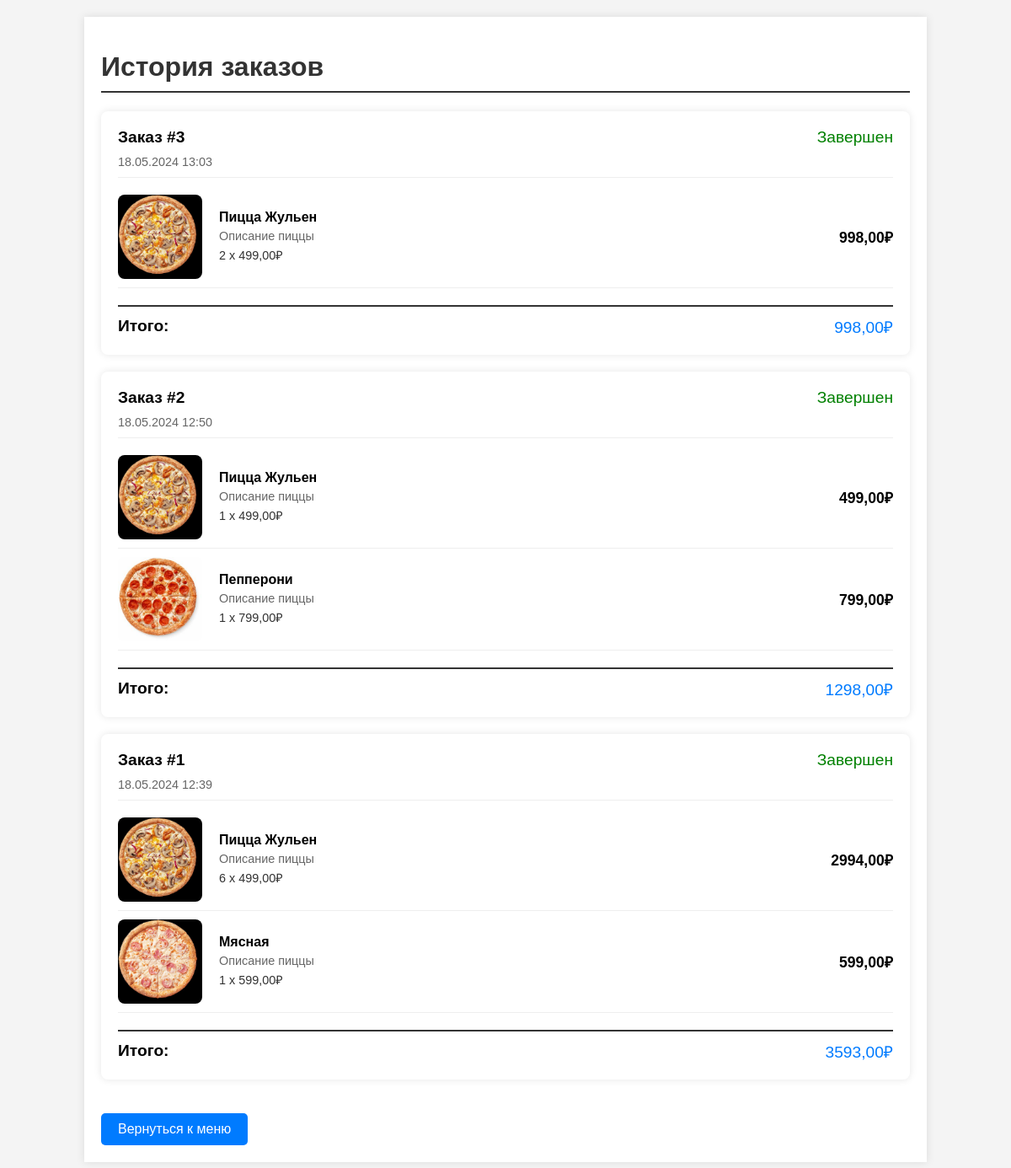
The app's page /order_history/ (signed in) with its own data.
### main/models.py (models this page shows, shortened)
class Order(models.Model):
    user = models.ForeignKey(User, on_delete=models.CASCADE)
    created_at = models.DateTimeField(auto_now_add=True)
    def get_total_cost(self):
        return sum(item.get_total_price for item in self.orderitem_set.all())

class Pizza(models.Model):
    name = models.CharField(max_length=100, verbose_name='Название')
    image = models.ImageField(upload_to='pizza_images', verbose_name='Изображение')
    price = models.DecimalField(max_digits=6, decimal_places=2, verbose_name='Цена')
    description = models.TextField(verbose_name='Описание', default='Описание пиццы')
    ingredients = models.ManyToManyField('Ingredient', blank=True, verbose_name='Ингредиенты')
    class Meta:
        verbose_name = 'Пицца'
        verbose_name_plural = 'Пиццы'

### main/views.py (the view)
# urls.py: path('order_history/', views.order_history, name='order_history'),
@login_required
def order_history(request):
    orders = Order.objects.filter(user=request.user).order_by('-created_at')
    order_data = []
    for order in orders:
        items = order.orderitem_set.all()
        item_list = []
        for item in items:
            item_list.append({
                'pizza_name': item.pizza.name,
                'description': item.pizza.description,
                'image_url': item.pizza.image.url,  # Исправлено для получения URL изображения
                'quantity': item.quantity,
                'price': item.pizza.price,
                'total_price': item.quantity * item.pizza.price
            })
        order_data.append({
            'id': order.id,
            'created_at': order.created_at,
            'items': item_list,
            'total_cost': order.get_total_cost()
        })
    context = {'orders': order_data}
    return render(request, 'main/order_history.html', context)

### main/models.py (called while the page is built)
    @property
    def get_total_price(self):
        return self.quantity * self.pizza.price

### main/templates/main/order_history.html (shortened to what this page needs)
{% load static %}
<!DOCTYPE html>
<html lang="ru">
<head>
    <link rel="stylesheet" href="{% static 'main/css/order_history.css' %}">
</head>
<body>
    <div class="container">
        <header>
            <h1>История заказов</h1>
        </header>
        <main>
            {% for order in orders %}
                <div class="order-card">
                    <div class="order-header">
                        <span class="order-id">Заказ #{{ order.id }}</span>
                        <span class="order-status">Завершен</span>
                    </div>
                    <div class="order-date">
                        {{ order.created_at|date:"d.m.Y H:i" }}
                    </div>
                    <div class="order-details">
                        {% for item in order.items %}
                            <div class="order-item">
                                <img src="{{ item.image_url }}" alt="{{ item.pizza_name }}">
                                <div class="item-info">
                                    <div class="item-name">{{ item.pizza_name }}</div>
                                    <div class="item-description">{{ item.description }}</div>
                                    <div class="item-quantity-price">{{ item.quantity }} x {{ item.price }}₽</div>
                                </div>
                                <div class="item-total-price">{{ item.total_price }}₽</div>
                            </div>
                        {% endfor %}
                    </div>
                    <div class="order-total">
                        <span class="total-label">Итого:</span>
                        <span class="total-price">{{ order.total_cost|floatformat:2 }}₽</span>
                    </div>
                </div>
            {% endfor %}
        </main>
        <footer>
            <a href="{% url 'pizza_list' %}" class="back-to-menu">Вернуться к меню</a>
        </footer>
    </div>
</body>
</html>

### main/static/main/css/order_history.css (style rules this page uses)
body { font-family: Arial, sans-serif; background-color: #f4f4f4; margin: 0; padding: 0; }
.container { width: 80%; margin: 20px auto; background: white; padding: 20px; box-shadow: 0 0 10px rgba(0, 0, 0, 0.1); }
h1 { color: #333; border-bottom: 2px solid #333; padding-bottom: 10px; }
.order-card { background: #fff; margin-bottom: 20px; padding: 20px; box-shadow: 0 0 10px rgba(0, 0, 0, 0.1); border-radius: 8px; }
.order-header { display: flex; justify-content: space-between; align-items: center; font-size: 1.2em; margin-bottom: 10px; }
.order-id { font-weight: bold; }
.order-status { color: green; }
.order-date { font-size: 0.9em; color: #666; margin-bottom: 10px; }
.order-details { border-top: 1px solid #eee; padding-top: 10px; margin-top: 10px; }
.order-item { display: flex; align-items: center; border-bottom: 1px solid #eee; padding: 10px 0; }
.order-item img { width: 100px; height: 100px; object-fit: cover; margin-right: 20px; border-radius: 8px; }
.item-info { flex: 1; }
.item-name { font-weight: bold; margin-bottom: 5px; }
.item-description { font-size: 0.9em; color: #666; margin-bottom: 5px; }
.item-quantity-price { font-size: 0.9em; color: #333; }
.item-total-price { font-size: 1.1em; font-weight: bold; }
.order-total { display: flex; justify-content: space-between; align-items: center; font-size: 1.2em; margin-top: 20px; padding-top: 10px; border-top: 2px solid #333; }
.total-label { font-weight: bold; }
.total-price { color: #007bff; }
.back-to-menu { display: inline-block; margin-top: 20px; padding: 10px 20px; background: #007bff; color: white; text-decoration: none; border-radius: 5px; text-align: center; }

### records on screen
Order: created_at "18.05.2024 13:03"
Pizza: pizza_name "Пицца Жульен" "Пицца Жульен" "Пицца Жульен", description "Описание пиццы" "Описание пиццы" "Описание пиццы", price "499,00" "499,00" "499,00"
Order: created_at "18.05.2024 12:50"
Pizza: pizza_name "Пепперони", description "Описание пиццы", price "799,00"
Order: created_at "18.05.2024 12:39"
Pizza: pizza_name "Мясная", description "Описание пиццы", price "599,00"

### other values on screen
{{ order.id }} "3" "2" "1"
{{ item.quantity }} "2" "1" "1" "6" "1"
{{ item.total_price }} "998,00" "499,00" "799,00" "2994,00" "599,00"
{{ order.total_cost|floatformat:2 }} "998,00" "1298,00" "3593,00"
